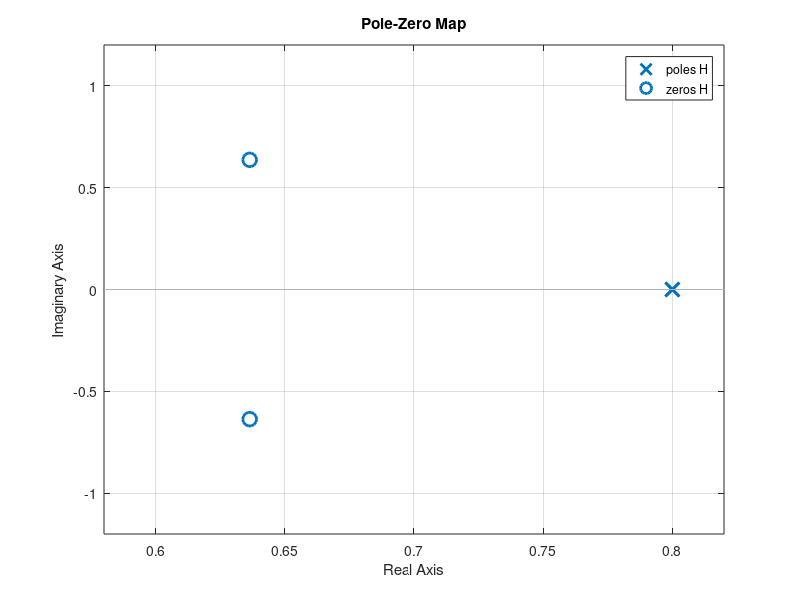

Write MATLAB code to recreate this figure. (Note: this script raises an error after producing the figure.)
%syms z

%eqn =  (49 +79*(1/z) +49* (z^-2))/(100+ 50*(z^-1)+ 40*(z^-2));
H = tf([10000 -12728 8100],[100 -160 64]);
figure(1)
pzmap(H)
grid on
num =[10000 -12728 8100];
den = [100 -160 64];
[h,f,w] = freqz(num,den,'whole',2001);
freqzplot(h,f,w);
title('for H2');
figure(2)
fpass = 0.04398
%plot(w/pi,20*log10(abs(h)))
% ax = gca;
% ax.YLim = [-100 20];
% ax.XTick = 0:.5:2;
xlabel('Normalized Frequency (\times\pi rad/sample)')
ylabel('Magnitude (dB)')
figure (3)
bode(tf ([1],[1 5 6]))
grid on
freqzplot(h,f,w);
title('for H2');
%Fpass

num2 =[10000 -12000 8100];
den2 = [100 -160 60];
[h2,f2,w2] = freqz(num2,den2,'whole',2001);
figure (4)
freqzplot(h2,f2,w2);
title('for H3');


% Fpass_h2 = 0.04498
% Fstop_h2 = 0.1599//20 db fall
% Fstop_h2 = 0.1899//25 db fall

% Fpass_h3 = 0.04398
% Fstop_h3 = 0.1619//20 db fall
%Fstop_h3 = 0.1909//25 db fall

%num_h4 = [-0.000919098208468256,-0.00271769602659550,-0.00248695275983231,0.00366143838350709,0.0136509252306624,0.0173511659010933,0.00766530619042168,-0.00655471886964240,-0.00769678403706536,0.00610545942139436,0.0138739157486354,0.000350861728290910,-0.0169089254366905,-0.00890564274915868,0.0174411295008549,0.0207450445276099,-0.0122964942519403,-0.0342408659095784,-0.00103452960557240,0.0477903055208015,0.0273630379148480,-0.0593795188310466,-0.0823070259292291,0.0671869094328705,0.310015177090251,0.430047880343517,0.310015177090251,0.0671869094328705,-0.0823070259292291,-0.0593795188310466,0.0273630379148480,0.0477903055208015,-0.00103452960557240,-0.0342408659095784,-0.0122964942519403,0.0207450445276099,0.0174411295008549,-0.00890564274915868,-0.0169089254366905,0.000350861728290910,0.0138739157486354,0.00610545942139436,-0.00769678403706536,-0.00655471886964240,0.00766530619042168,0.0173511659010933,0.0136509252306624,0.00366143838350709,-0.00248695275983231,-0.00271769602659550,-0.000919098208468256]
%Num22 = [0.000286348672583389,0.00298648674836307,0.0110963469599803,0.0282645201341164,0.0561598164842585,0.0923462837269394,0.129602580057247,0.157911457730754,0.168508505863988,0.157911457730754,0.129602580057247,0.0923462837269394,0.0561598164842585,0.0282645201341164,0.0110963469599803,0.00298648674836307,0.000286348672583389]
%Num22 = [-0.000179463121861602,-0.000110921492026009,7.07886738714596e-05,0.000598163903781725,0.00168817470930001,0.00359113533250038,0.00656007352261085,0.0108122419967457,0.0164824634419626,0.0235814452907573,0.0319628142603418,0.0413089500911409,0.0511392677204148,0.0608443620264985,0.0697424605436330,0.0771522772278767,0.0824717549502490,0.0852515385362416,0.0852515385362416,0.0824717549502490,0.0771522772278767,0.0697424605436330,0.0608443620264985,0.0511392677204148,0.0413089500911409,0.0319628142603418,0.0235814452907573,0.0164824634419626,0.0108122419967457,0.00656007352261085,0.00359113533250038,0.00168817470930001,0.000598163903781725,7.07886738714596e-05,-0.000110921492026009,-0.000179463121861602]
num_h4 =Num22
[h4,f4,w4] = freqz(num_h4);
figure (5)
freqzplot(h4,f4,w4);
title('for H4');


num_h5=num_h4*(num_h4(1)^(-1))
Num_single_digit=(round(num_h5*10))/10.

[h5,f5,w5] = freqz(Num_single_digit);
figure (6)
freqzplot(h5,f5,w5);
title('for H5');
input = [0 0 10 20 -10 0 30 40 10 10 20 -10 0 30 40 10]
den = [ 100 50  40]
num = [49 79 49] 
[h44,f44,w44] =  freqz(num,den,'whole',2001);
figure (5)
freqzplot(h44,f44,w44);
title('for H4');
filter(num,den,input)